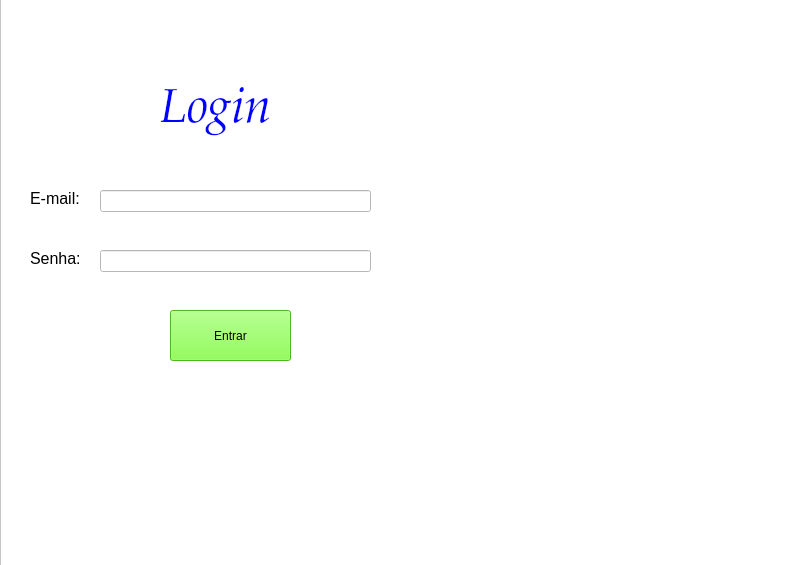
<?xml version="1.0" encoding="UTF-8"?>
<ui version="4.0">
 <class>TelaLogin</class>
 <widget class="QMainWindow" name="TelaLogin">
  <property name="geometry">
   <rect>
    <x>0</x>
    <y>0</y>
    <width>800</width>
    <height>565</height>
   </rect>
  </property>
  <property name="windowTitle">
   <string>MainWindow</string>
  </property>
  <widget class="QWidget" name="centralwidget">
   <widget class="QFrame" name="frame">
    <property name="geometry">
     <rect>
      <x>0</x>
      <y>-20</y>
      <width>811</width>
      <height>741</height>
     </rect>
    </property>
    <property name="styleSheet">
     <string notr="true">background-color: rgb(255, 255, 255);</string>
    </property>
    <property name="frameShape">
     <enum>QFrame::Shape::StyledPanel</enum>
    </property>
    <property name="frameShadow">
     <enum>QFrame::Shadow::Raised</enum>
    </property>
    <widget class="QLabel" name="txt_Login">
     <property name="geometry">
      <rect>
       <x>160</x>
       <y>90</y>
       <width>221</width>
       <height>81</height>
      </rect>
     </property>
     <property name="font">
      <font>
       <family>Palatino Linotype</family>
       <pointsize>36</pointsize>
       <italic>true</italic>
       <bold>false</bold>
      </font>
     </property>
     <property name="styleSheet">
      <string notr="true">color: rgb(0, 0, 255);</string>
     </property>
     <property name="text">
      <string>Login</string>
     </property>
    </widget>
    <widget class="QLabel" name="txt_senha_2">
     <property name="geometry">
      <rect>
       <x>30</x>
       <y>210</y>
       <width>49</width>
       <height>16</height>
      </rect>
     </property>
     <property name="font">
      <font>
       <pointsize>12</pointsize>
      </font>
     </property>
     <property name="text">
      <string>E-mail:</string>
     </property>
    </widget>
    <widget class="QLineEdit" name="lineEdit_email">
     <property name="geometry">
      <rect>
       <x>100</x>
       <y>210</y>
       <width>271</width>
       <height>22</height>
      </rect>
     </property>
    </widget>
    <widget class="QLabel" name="txt_senha">
     <property name="geometry">
      <rect>
       <x>30</x>
       <y>270</y>
       <width>49</width>
       <height>16</height>
      </rect>
     </property>
     <property name="font">
      <font>
       <pointsize>12</pointsize>
      </font>
     </property>
     <property name="text">
      <string>Senha:</string>
     </property>
    </widget>
    <widget class="QLineEdit" name="lineEdit__senha">
     <property name="geometry">
      <rect>
       <x>100</x>
       <y>270</y>
       <width>271</width>
       <height>22</height>
      </rect>
     </property>
     <property name="echoMode">
      <enum>QLineEdit::EchoMode::Password</enum>
     </property>
    </widget>
    <widget class="QPushButton" name="pushButton_entrar">
     <property name="geometry">
      <rect>
       <x>170</x>
       <y>330</y>
       <width>121</width>
       <height>51</height>
      </rect>
     </property>
     <property name="styleSheet">
      <string notr="true">background-color: rgb(111, 255, 44);</string>
     </property>
     <property name="text">
      <string>Entrar</string>
     </property>
    </widget>
    <widget class="QLabel" name="img">
     <property name="geometry">
      <rect>
       <x>460</x>
       <y>90</y>
       <width>341</width>
       <height>241</height>
      </rect>
     </property>
     <property name="text">
      <string/>
     </property>
     <property name="pixmap">
      <pixmap resource="icon.qrc">:/f/imagem.jpg</pixmap>
     </property>
    </widget>
   </widget>
  </widget>
 </widget>
 <resources>
  <include location="icon.qrc"/>
 </resources>
 <connections/>
</ui>
